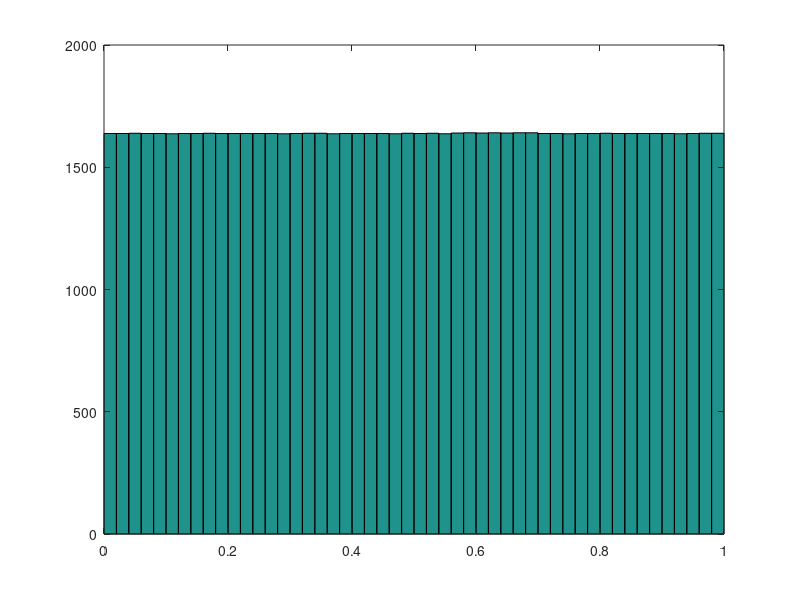

This figure's MATLAB source:
close all
clear all
clc

sx = 64; sy = 64; sz = 20;

temps = abs(100*randn(sy,sx,sz));

myrand = zeros(size(temps));

a = 16807.0;
m = 2147483647.0; 
reciprocal_m = 1.0/m;

for x = 1:sx
    for y = 1:sy
        for z = 1:sz
            
            seed = temps(y,x,z)*1;
            
            seed = (x + y*64 + z*64*64)*1000;
            %seed = x * reciprocal_m;
            
            temp = seed * a;
            seed = (temp - m * floor(temp * reciprocal_m));
            
            myrand(y,x,z) = seed * reciprocal_m;
            
        end
    end
end

hist(myrand(:),50)